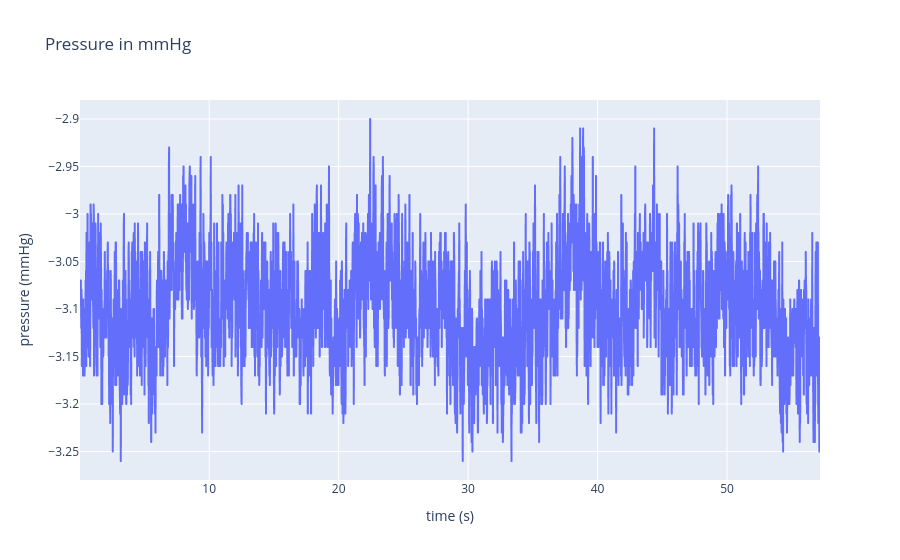

Notebook source saved alongside this figure:
### Code cell
plot_pressure('data/0_PWM.csv')

### Figure 1 — Plotly figure (JSON) as saved in the notebook; plotly's stock layout.template omitted (floating-point values rounded to 4 significant figures; data arrays with more than 128 entries replaced by an {"elided": "..."} marker saying what was removed)
{"data": [{"hovertemplate": "time (s)=%{x}<br>pressure (mmHg)=%{y}<extra></extra>", "legendgroup": "", "line": {"color": "#636efa", "dash": "solid"}, "marker": {"symbol": "circle"}, "mode": "lines", "name": "", "showlegend": false, "type": "scattergl", "x": {"elided": "3431 float values"}, "xaxis": "x", "y": {"elided": "3431 float values"}, "yaxis": "y"}], "layout": {"legend": {"tracegroupgap": 0}, "title": {"text": "Pressure in mmHg"}, "xaxis": {"anchor": "y", "domain": [0, 1], "title": {"text": "time (s)"}}, "yaxis": {"anchor": "x", "domain": [0, 1], "title": {"text": "pressure (mmHg)"}}}}
